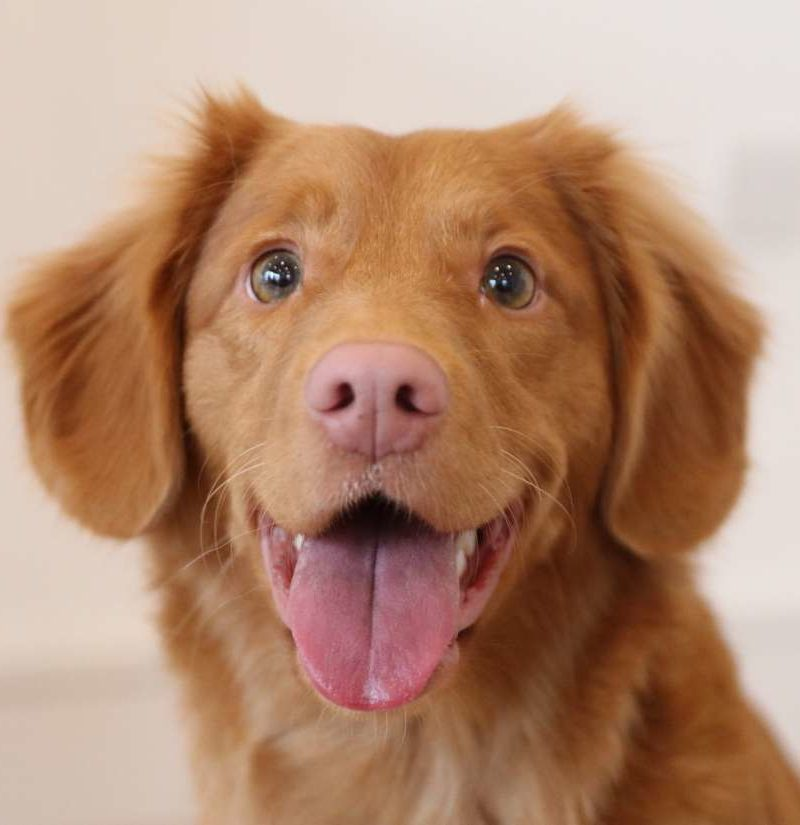
#> input picture OpenCV/logo.jpg, 800 x 825 px, found by its file name
$ jupyter execute opencv.ipynb
#> lines starting #> are read from the running program, lines starting #| are printed output that depends on the picture; after the words box and inside, x2 and y2 are one past the last pixel; in counts of white or black regions, pixels touching at a corner belong together
[cell 1]
import cv2
import random
import pandas as pd
import numpy as np

[cell 2]
#reading and resizing
#-1,0,1 represent different scales

img=cv2.imread("logo.jpg",1)
#> img is the input picture: shape (825, 800, 3); mean B, G, R 112.3, 137.1, 177.1
img=cv2.resize(img,(450,500))
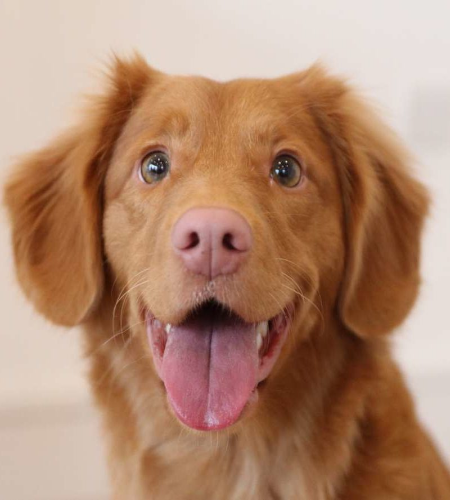
#> img: shape (500, 450, 3); mean B, G, R 112.2, 137, 177
#img = cv2.resize(img, (0, 0), fx=0.75, fy=0.75)
print(img.shape)
#| (500, 450, 3)

#opening and closing image

cv2.imshow("one",img)
cv2.waitKey(0)
cv2.destroyAllWindows()

[cell 3]
#rotate

img=cv2.rotate(img,cv2.ROTATE_180)
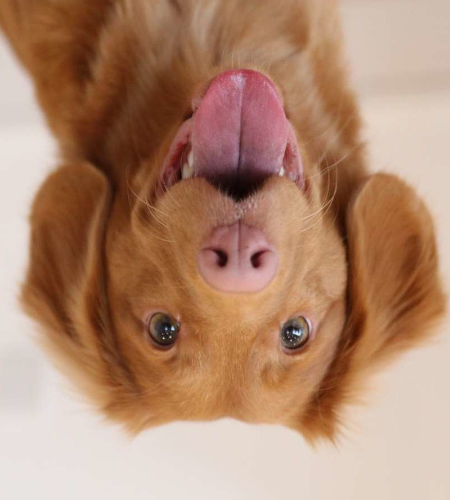
#> img: shape (500, 450, 3); mean B, G, R 112.2, 137, 177
cv2.imwrite("new.jpg",img)

cv2.imshow("one",img)
cv2.waitKey(0)
cv2.destroyAllWindows()

[cell 4]
print(img.shape)
#| (500, 450, 3)
print()

print(img.shape[0]) #reprents row
#| 500
print(img.shape[1]) #reprents column
#| 450
print(img.shape[2]) #reprents channels
#| 3

[cell 5]
#manpulating image

img=cv2.imread("logo.jpg",1)
img=cv2.resize(img,(450,500))

for i in range(50,100):
    for j in range(img.shape[1]):
        img[i,j]=[random.randrange(255),random.randrange(255),random.randrange(255)]
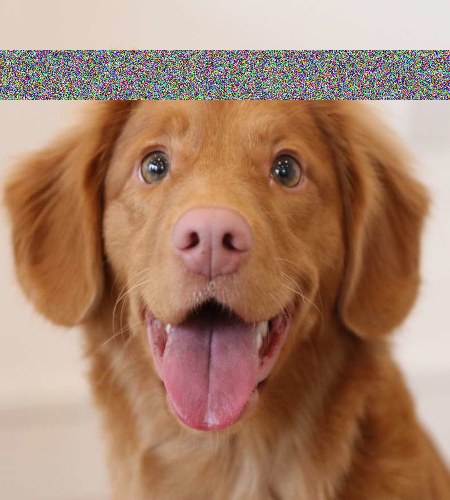
#> img: shape (500, 450, 3); 10% of pixels changed, all inside (x1, y1, x2, y2) = (0, 50, 450, 100)


cv2.imshow("one",img)
cv2.waitKey(0)
cv2.destroyAllWindows()

[cell 6]
#copy and pasting a part of a image
print(img.shape)
#| (500, 450, 3)
new=img[50:100,250:300]
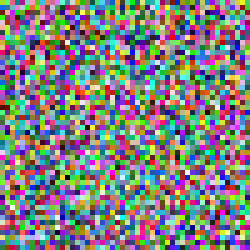
#> new: shape (50, 50, 3) (shown 5 times larger); mean B, G, R 127.3, 128.9, 128.3
img[350:400,400:450]=new
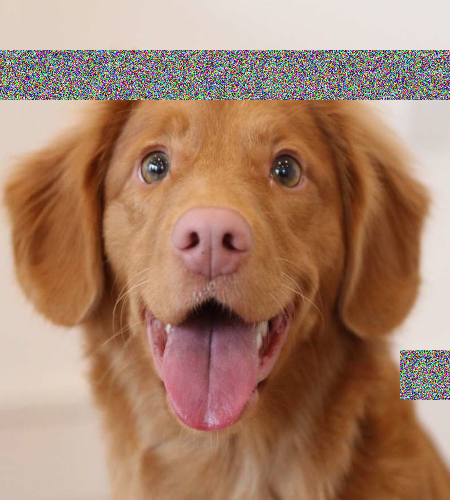
#> img: shape (500, 450, 3); 1.11% of pixels changed, all inside (x1, y1, x2, y2) = (400, 350, 450, 400)

cv2.imshow("one",img)
cv2.waitKey(0)
cv2.destroyAllWindows()

[cell 7]
#Camera

cap=cv2.VideoCapture(0) #open camera (0-random cam,1-first cam etc)

while True:

    ret,frame=cap.read() #reading frame in cam
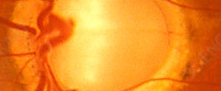
#> input picture pro.jpg, 221 x 91 px, given in place of the camera
#> frame is the input picture: shape (91, 221, 3); mean B, G, R 38.6, 141.4, 238.7
    cv2.imshow("cam",frame) #showing cam

    if cv2.waitKey(1)==ord("v"): #closing if v(ASCII) value is matched checked every 1 milliseond
#> (key q is pressed here)
        break

cap.release() # closing cam
cv2.destroyAllWindows()
